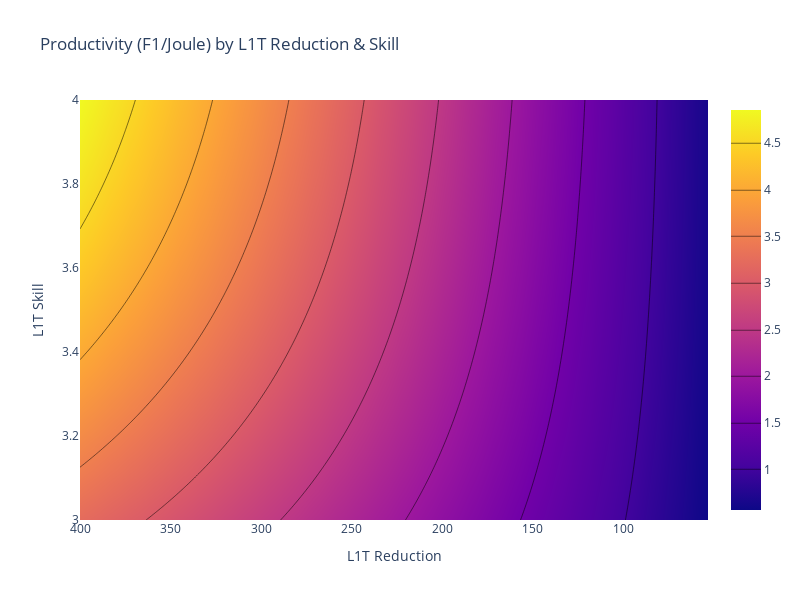

The notebook cell this image was saved under:
### Code cell
fig = go.Figure(data =
    go.Contour(
        z = f1 / power * (40e6),
        x=l1t_reductions, # horizontal axis
        y=l1t_skills, # vertical axis,
         contours_coloring='heatmap',
    ),
    )
fig.update_layout(width = 800,
                  height = 600,
                  title = "Productivity (F1/Joule) by L1T Reduction & Skill",
                  xaxis_title = "L1T Reduction",
                  yaxis_title = "L1T Skill")
fig.update_xaxes(autorange="reversed")
fig.show()

### Figure 1 — Plotly figure (JSON) as saved in the notebook; plotly's stock layout.template omitted (floating-point values rounded to 4 significant figures; data arrays with more than 128 entries replaced by an {"elided": "..."} marker saying what was removed)
{"data": [{"contours": {"coloring": "heatmap"}, "type": "contour", "x": [400, 396.5, 393.1, 389.6, 386.1, 382.7, 379.2, 375.7, 372.3, 368.8, 365.3, 361.9, 358.4, 354.9, 351.5, 348.0, 344.5, 341.1, 337.6, 334.1, 330.7, 327.2, 323.7, 320.3, 316.8, 313.3, 309.9, 306.4, 302.9, 299.5, 296.0, 292.5, 289.1, 285.6, 282.1, 278.7, 275.2, 271.7, 268.3, 264.8, 261.3, 257.9, 254.4, 250.9, 247.5, 244.0, 240.5, 237.1, 233.6, 230.1, 226.7, 223.2, 219.7, 216.2, 212.8, 209.3, 205.8, 202.4, 198.9, 195.4, 192.0, 188.5, 185.0, 181.6, 178.1, 174.6, 171.2, 167.7, 164.2, 160.8, 157.3, 153.8, 150.4, 146.9, 143.4, 140.0, 136.5, 133.0, 129.6, 126.1, 122.6, 119.2, 115.7, 112.2, 108.8, 105.3, 101.8, 98.37, 94.9, 91.44, 87.97, 84.5, 81.04, 77.57, 74.1, 70.63, 67.17, 63.7, 60.23, 56.77, 53.3], "y": [3, 3.01, 3.02, 3.03, 3.04, 3.05, 3.06, 3.07, 3.08, 3.09, 3.1, 3.11, 3.12, 3.13, 3.14, 3.15, 3.16, 3.17, 3.18, 3.19, 3.2, 3.21, 3.22, 3.23, 3.24, 3.25, 3.26, 3.27, 3.28, 3.29, 3.3, 3.31, 3.32, 3.33, 3.34, 3.35, 3.36, 3.37, 3.38, 3.39, 3.4, 3.41, 3.42, 3.43, 3.44, 3.45, 3.46, 3.47, 3.48, 3.49, 3.5, 3.51, 3.52, 3.53, 3.54, 3.55, 3.56, 3.57, 3.58, 3.59, 3.6, 3.61, 3.62, 3.63, 3.64, 3.65, 3.66, 3.67, 3.68, 3.69, 3.7, 3.71, 3.72, 3.73, 3.74, 3.75, 3.76, 3.77, 3.78, 3.79, 3.8, 3.81, 3.82, 3.83, 3.84, 3.85, 3.86, 3.87, 3.88, 3.89, 3.9, 3.91, 3.92, 3.93, 3.94, 3.95, 3.96, 3.97, 3.98, 3.99, 4], "z": {"elided": "101x101 float values"}}], "layout": {"height": 600, "title": {"text": "Productivity (F1/Joule) by L1T Reduction & Skill"}, "width": 800, "xaxis": {"autorange": "reversed", "title": {"text": "L1T Reduction"}}, "yaxis": {"title": {"text": "L1T Skill"}}}}
